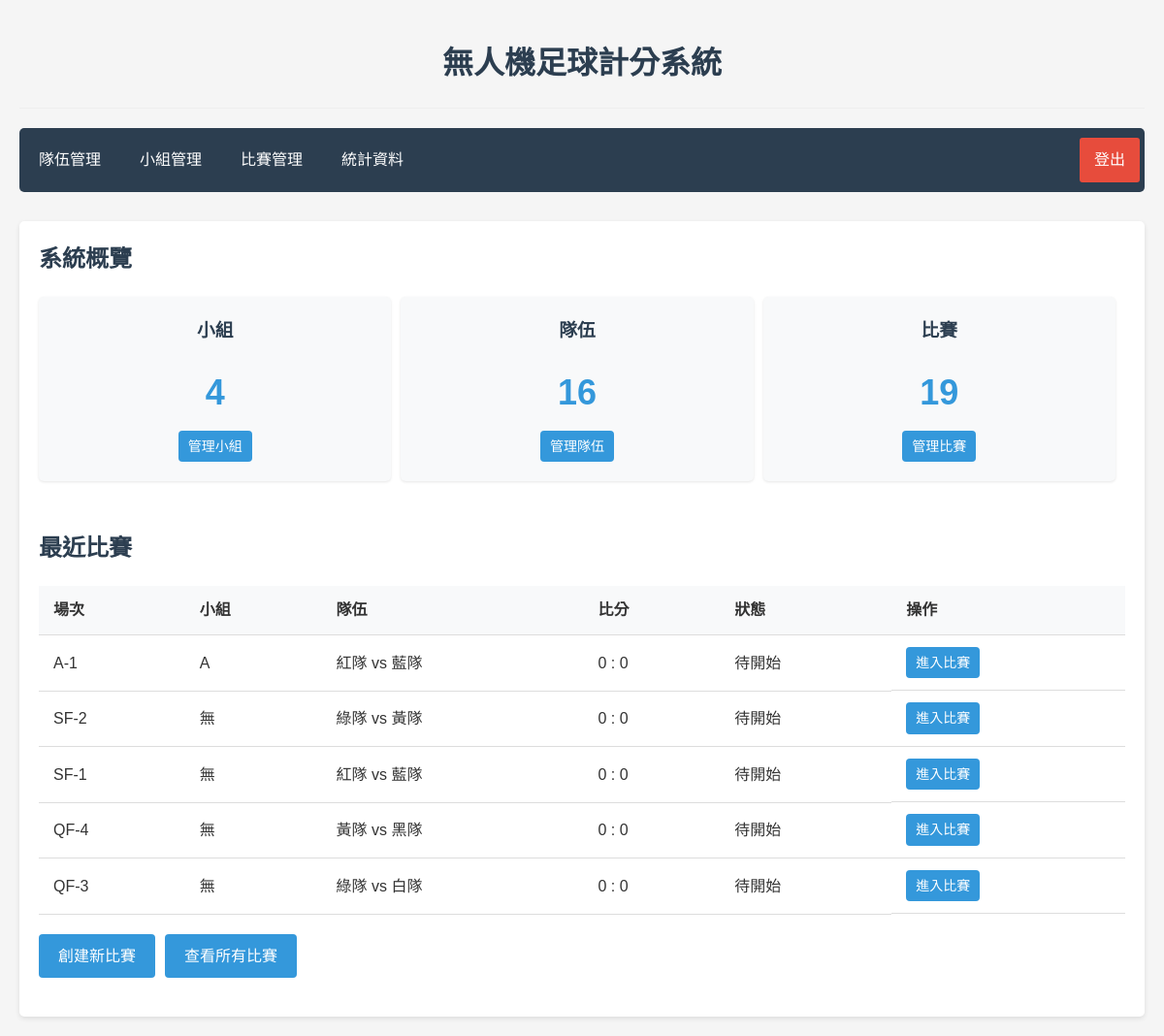
The app's page /index.php (signed in) with its own data.
### tables this page shows
CREATE TABLE IF NOT EXISTS matches (
    match_id INT AUTO_INCREMENT PRIMARY KEY,
    match_number VARCHAR(20) NOT NULL,
    group_id INT NULL,
    team1_id INT NOT NULL,
    team2_id INT NOT NULL,
    team1_score INT DEFAULT 0,
    team2_score INT DEFAULT 0,
    match_type ENUM('group', 'knockout', 'final') NOT NULL DEFAULT 'group',
    tournament_stage VARCHAR(50) NULL,  
    match_status ENUM('pending', 'active', 'completed', 'overtime') DEFAULT 'pending',
    winner_team_id INT NULL,
    match_date DATETIME,
    match_duration INT DEFAULT 40,  
    created_at TIMESTAMP DEFAULT CURRENT_TIMESTAMP,
    FOREIGN KEY (group_id) REFERENCES team_groups(group_id) ON DELETE SET NULL,
    FOREIGN KEY (team1_id) REFERENCES teams(team_id) ON DELETE CASCADE,
    FOREIGN KEY (team2_id) REFERENCES teams(team_id) ON DELETE CASCADE,
    FOREIGN KEY (winner_team_id) REFERENCES teams(team_id) ON DELETE SET NULL
);

CREATE TABLE IF NOT EXISTS team_groups (
    group_id INT AUTO_INCREMENT PRIMARY KEY,
    group_name CHAR(1) NOT NULL UNIQUE,
    max_teams INT DEFAULT 4 NOT NULL,
    created_at TIMESTAMP DEFAULT CURRENT_TIMESTAMP
);

CREATE TABLE IF NOT EXISTS teams (
    team_id INT AUTO_INCREMENT PRIMARY KEY,
    team_name VARCHAR(100) NOT NULL,
    group_id INT NULL,
    created_at TIMESTAMP DEFAULT CURRENT_TIMESTAMP,
    FOREIGN KEY (group_id) REFERENCES team_groups(group_id) ON DELETE SET NULL
);

### src/index.php (the view, shortened to what this page needs)
<?php
$db = Database::getInstance();
$pdo = $db->getConnection();
$stmt = $pdo->query("
    SELECT m.*,
    t1.team_name as team1_name,
    t2.team_name as team2_name,
    g.group_name
    FROM matches m
    LEFT JOIN teams t1 ON m.team1_id = t1.team_id
    LEFT JOIN teams t2 ON m.team2_id = t2.team_id
    LEFT JOIN team_groups g ON m.group_id = g.group_id
    ORDER BY m.created_at DESC
    LIMIT 5
");
$recent_matches = $stmt->fetchAll();
$stmt = $pdo->query("SELECT COUNT(*) FROM team_groups");
$group_count = $stmt->fetchColumn();
$stmt = $pdo->query("SELECT COUNT(*) FROM teams");
$team_count = $stmt->fetchColumn();
$stmt = $pdo->query("SELECT COUNT(*) FROM matches");
$match_count = $stmt->fetchColumn();
include __DIR__ . '/includes/header.php';
?>
<div class="dashboard">
    <h2>系統概覽</h2>
    <div class="stats-container">
        <div class="stat-box">
            <h3>小組</h3>
            <p class="stat-number"><?= $group_count ?></p>
            <a href="/modules/creategroup/list.php" class="button small">管理小組</a>
        </div>
        <div class="stat-box">
            <h3>隊伍</h3>
            <p class="stat-number"><?= $team_count ?></p>
            <a href="/modules/createteam/list.php" class="button small">管理隊伍</a>
        </div>
        <div class="stat-box">
            <h3>比賽</h3>
            <p class="stat-number"><?= $match_count ?></p>
            <a href="/modules/creatematches/list.php" class="button small">管理比賽</a>
        </div>
    </div>
    <h2>最近比賽</h2>
    <?php if (count($recent_matches) > 0): ?>
        <table class="data-table">
            <thead>
                <tr>
                    <th>場次</th>
                    <th>小組</th>
                    <th>隊伍</th>
                    <th>比分</th>
                    <th>狀態</th>
                    <th>操作</th>
                </tr>
            </thead>
            <tbody>
                <?php foreach ($recent_matches as $match): ?>
                <tr>
                    <td><?= htmlspecialchars($match['match_number']) ?></td>
                    <td><?= htmlspecialchars($match['group_name'] ?? '無') ?></td>
                    <td>
                        <?= htmlspecialchars($match['team1_name']) ?> vs <?= htmlspecialchars($match['team2_name']) ?>
                    </td>
                    <td>
                        <?= htmlspecialchars($match['team1_score']) ?> : <?= htmlspecialchars($match['team2_score']) ?>
                    </td>
                    <td>
                        <?php
                        $status = '';
                        switch ($match['match_status']) {
                            case 'pending':
                                $status = '待開始';
                                break;
                        }
                        echo htmlspecialchars($status);
                        ?>
                    </td>
                    <td class="actions">
                        <?php if ($match['match_status'] === 'pending'): ?>
                            <a href="/modules/competition/play.php?match_id=<?= $match['match_id'] ?>" class="button small">進入比賽</a>
                        <?php elseif ($match['match_status'] === 'completed'): ?>
                            <a href="/modules/creatematches/view.php?id=<?= $match['match_id'] ?>" class="button small">查看結果</a>
                        <?php endif; ?>
                    </td>
                </tr>
                <?php endforeach; ?>
            </tbody>
        </table>
    <?php else: ?>
        <p class="no-data">暫無比賽記錄</p>
    <?php endif; ?>
    <div class="action-links">
        <a href="/modules/creatematches/create.php" class="button">創建新比賽</a>
        <a href="/modules/creatematches/list.php" class="button">查看所有比賽</a>
    </div>
</div>
<?php include __DIR__ . '/includes/footer.php'; ?>

### src/includes/header.php (shortened to what this page needs)
<!DOCTYPE html>
<html lang="zh-TW">
<head>
    <link rel="stylesheet" href="/assets/css/style.css">
</head>
<body>
    <div class="container">
        <h1>無人機足球計分系統</h1>
        <?php if (isset($_SESSION['admin_logged_in']) && $_SESSION['admin_logged_in'] === true): ?>
        <nav class="navigation">
            <a href="/modules/createteam/list.php" class="nav-link">隊伍管理</a>
            <a href="/modules/creategroup/list.php" class="nav-link">小組管理</a>
            <a href="/modules/creatematches/list.php" class="nav-link">比賽管理</a>
            <a href="/modules/static/view.php" class="nav-link">統計資料</a>
            <a href="/auth/logout.php" class="nav-link logout">登出</a>
        </nav>
        <?php endif; ?>

### src/includes/footer.php (shortened to what this page needs)
</div>
</body>
</html>

### src/assets/css/style.css (style rules this page uses)
* { margin: 0; padding: 0; box-sizing: border-box; }
body { font-family: 'Microsoft JhengHei', Arial, sans-serif; background-color: #f5f5f5; color: #333; line-height: 1.6; }
.container { max-width: 1200px; margin: 0 auto; padding: 20px; }
h1, h2, h3 { margin-bottom: 20px; color: #2c3e50; }
h1 { text-align: center; padding: 20px 0; border-bottom: 1px solid #eee; }
.navigation { display: flex; justify-content: center; margin-bottom: 30px; padding: 10px 0; background-color: #2c3e50; border-radius: 5px; }
.nav-link { color: #fff; text-decoration: none; padding: 10px 15px; margin: 0 5px; border-radius: 3px; transition: background-color 0.3s; }
.nav-link.logout { margin-left: auto; background-color: #e74c3c; }
button, .button { display: inline-block; background-color: #3498db; color: #fff; border: none; padding: 10px 20px; border-radius: 4px; cursor: pointer; text-decoration: none; font-size: 16px; transition: background-color 0.3s; }
.button.small { padding: 5px 10px; font-size: 14px; }
.data-table { width: 100%; border-collapse: collapse; margin-bottom: 20px; }
.data-table th, .data-table td { padding: 12px 15px; text-align: left; border-bottom: 1px solid #ddd; }
.data-table th { background-color: #f8f9fa; font-weight: bold; }
.data-table .actions { display: flex; gap: 5px; }
.dashboard { background-color: #fff; padding: 20px; border-radius: 5px; box-shadow: 0 2px 5px rgba(0, 0, 0, 0.1); }
.stats-container { display: flex; justify-content: space-between; margin-bottom: 30px; flex-wrap: wrap; }
.stat-box { flex: 1; min-width: 200px; background-color: #f8f9fa; padding: 20px; border-radius: 5px; text-align: center; margin: 0 10px 20px 0; box-shadow: 0 1px 3px rgba(0, 0, 0, 0.1); }
.stat-number { font-size: 36px; font-weight: bold; color: #3498db; margin: 10px 0; }
.action-links { margin: 20px 0; display: flex; gap: 10px; }

### records on screen
matches: match_number "A-1", group.group_name "A", team1.team_name "紅隊", team2.team_name "藍隊", team1_score "0", team2_score "0", match_status "待開始"
matches: match_number "SF-2", group_name "無", team1.team_name "綠隊", team2.team_name "黃隊", team1_score "0", team2_score "0", match_status "待開始"
matches: match_number "SF-1", group_name "無", team1.team_name "紅隊", team2.team_name "藍隊", team1_score "0", team2_score "0", match_status "待開始"
matches: match_number "QF-4", group_name "無", team1.team_name "黃隊", team2.team_name "黑隊", team1_score "0", team2_score "0", match_status "待開始"
matches: match_number "QF-3", group_name "無", team1.team_name "綠隊", team2.team_name "白隊", team1_score "0", team2_score "0", match_status "待開始"

### other values on screen
$group_count "4"
$team_count "16"
$match_count "19"
